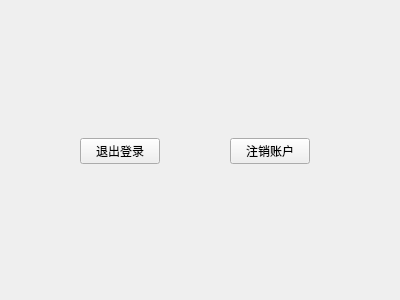
<?xml version="1.0" encoding="UTF-8"?>
<ui version="4.0">
 <class>Settings</class>
 <widget class="QWidget" name="Settings">
  <property name="geometry">
   <rect>
    <x>0</x>
    <y>0</y>
    <width>400</width>
    <height>300</height>
   </rect>
  </property>
  <property name="windowTitle">
   <string>Form</string>
  </property>
  <widget class="QWidget" name="widget" native="true">
   <property name="geometry">
    <rect>
     <x>80</x>
     <y>130</y>
     <width>230</width>
     <height>43</height>
    </rect>
   </property>
   <layout class="QHBoxLayout" name="horizontalLayout">
    <property name="leftMargin">
     <number>0</number>
    </property>
    <property name="topMargin">
     <number>0</number>
    </property>
    <property name="rightMargin">
     <number>0</number>
    </property>
    <property name="bottomMargin">
     <number>0</number>
    </property>
    <item>
     <widget class="QPushButton" name="pushButton">
      <property name="text">
       <string>退出登录</string>
      </property>
     </widget>
    </item>
    <item>
     <spacer name="horizontalSpacer_2">
      <property name="orientation">
       <enum>Qt::Horizontal</enum>
      </property>
      <property name="sizeHint" stdset="0">
       <size>
        <width>40</width>
        <height>20</height>
       </size>
      </property>
     </spacer>
    </item>
    <item>
     <widget class="QPushButton" name="pushButton_2">
      <property name="text">
       <string>注销账户</string>
      </property>
     </widget>
    </item>
   </layout>
  </widget>
 </widget>
 <resources/>
 <connections/>
</ui>
